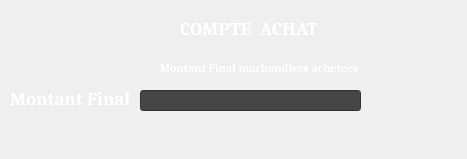
<?xml version="1.0" encoding="UTF-8"?>
<ui version="4.0">
 <class>compteachat</class>
 <widget class="QDialog" name="compteachat">
  <property name="geometry">
   <rect>
    <x>0</x>
    <y>0</y>
    <width>467</width>
    <height>159</height>
   </rect>
  </property>
  <property name="windowTitle">
   <string>compte achat</string>
  </property>
  <property name="windowIcon">
   <iconset resource="../../Documents/Menu/logo1.qrc">
    <normaloff>:/menu/logo1/logo.png</normaloff>:/menu/logo1/logo.png</iconset>
  </property>
  <widget class="QLabel" name="label">
   <property name="geometry">
    <rect>
     <x>180</x>
     <y>20</y>
     <width>151</width>
     <height>16</height>
    </rect>
   </property>
   <property name="font">
    <font>
     <family>Cambria</family>
     <pointsize>14</pointsize>
     <weight>75</weight>
     <bold>true</bold>
    </font>
   </property>
   <property name="styleSheet">
    <string notr="true">color: rgb(255, 255, 255);</string>
   </property>
   <property name="text">
    <string>COMPTE  ACHAT</string>
   </property>
  </widget>
  <widget class="QLabel" name="label_2">
   <property name="geometry">
    <rect>
     <x>10</x>
     <y>90</y>
     <width>151</width>
     <height>16</height>
    </rect>
   </property>
   <property name="font">
    <font>
     <family>Cambria</family>
     <pointsize>14</pointsize>
     <weight>75</weight>
     <bold>true</bold>
    </font>
   </property>
   <property name="styleSheet">
    <string notr="true">color: rgb(255, 255, 255);</string>
   </property>
   <property name="text">
    <string>Montant Final</string>
   </property>
  </widget>
  <widget class="QLabel" name="label_4">
   <property name="geometry">
    <rect>
     <x>160</x>
     <y>60</y>
     <width>211</width>
     <height>16</height>
    </rect>
   </property>
   <property name="font">
    <font>
     <family>Cambria</family>
     <pointsize>9</pointsize>
     <weight>75</weight>
     <bold>true</bold>
    </font>
   </property>
   <property name="styleSheet">
    <string notr="true">color: rgb(255, 255, 255);</string>
   </property>
   <property name="text">
    <string>Montant Final marhandises achetees</string>
   </property>
  </widget>
  <widget class="QLabel" name="label_5">
   <property name="geometry">
    <rect>
     <x>136</x>
     <y>90</y>
     <width>151</width>
     <height>20</height>
    </rect>
   </property>
   <property name="font">
    <font>
     <family>Cambria</family>
     <pointsize>12</pointsize>
     <weight>75</weight>
     <bold>true</bold>
    </font>
   </property>
   <property name="text">
    <string/>
   </property>
   <property name="margin">
    <number>2</number>
   </property>
   <property name="buddy">
    <cstring></cstring>
   </property>
  </widget>
  <widget class="QLineEdit" name="montant">
   <property name="geometry">
    <rect>
     <x>140</x>
     <y>90</y>
     <width>221</width>
     <height>21</height>
    </rect>
   </property>
   <property name="font">
    <font>
     <family>Cambria</family>
     <pointsize>12</pointsize>
     <weight>75</weight>
     <bold>true</bold>
    </font>
   </property>
   <property name="focusPolicy">
    <enum>Qt::ClickFocus</enum>
   </property>
   <property name="styleSheet">
    <string notr="true">background-color: rgb(70, 70, 70);</string>
   </property>
   <property name="cursorPosition">
    <number>0</number>
   </property>
   <property name="clearButtonEnabled">
    <bool>true</bool>
   </property>
  </widget>
  <widget class="QLabel" name="label_3">
   <property name="geometry">
    <rect>
     <x>-20</x>
     <y>-10</y>
     <width>491</width>
     <height>171</height>
    </rect>
   </property>
   <property name="text">
    <string/>
   </property>
   <property name="pixmap">
    <pixmap resource="../../Documents/Menu/fond2.qrc">:/menu/fond/Fond2.png</pixmap>
   </property>
   <property name="scaledContents">
    <bool>true</bool>
   </property>
  </widget>
  <zorder>label_3</zorder>
  <zorder>label</zorder>
  <zorder>label_2</zorder>
  <zorder>label_4</zorder>
  <zorder>label_5</zorder>
  <zorder>montant</zorder>
 </widget>
 <resources>
  <include location="../../Documents/Menu/fond2.qrc"/>
  <include location="../../Documents/Menu/logo1.qrc"/>
 </resources>
 <connections/>
</ui>
